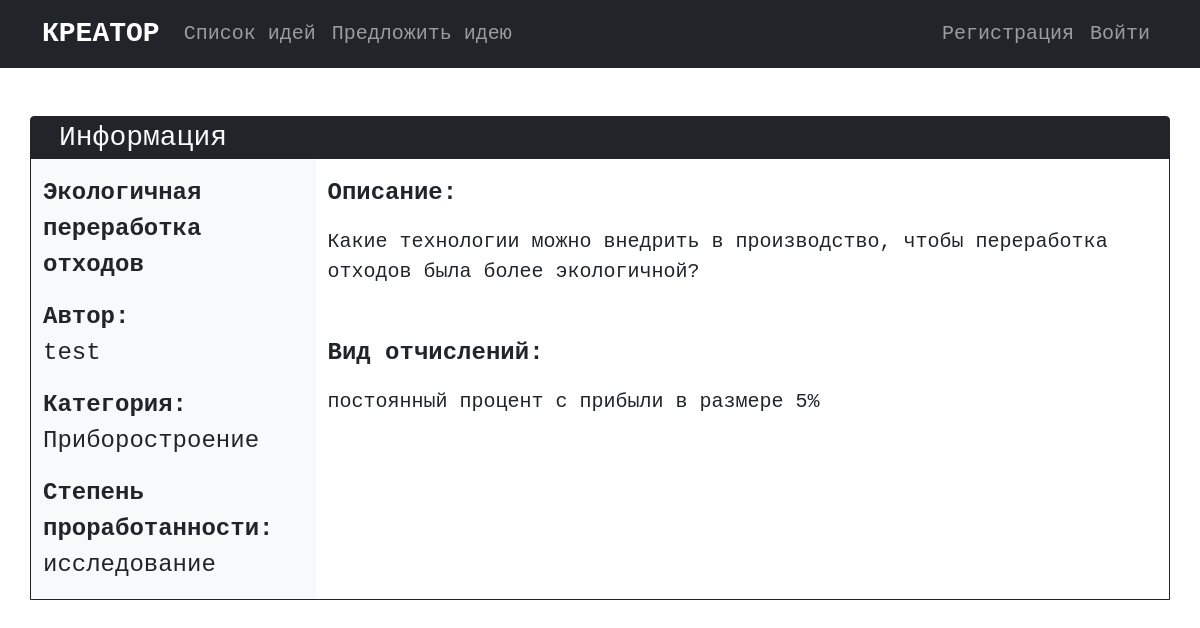
/idea.php?id=8, run on the app's committed database.
### tables this page shows
CREATE TABLE `ideas` (
  `IdeaID` int NOT NULL,
  `Title` text NOT NULL,
  `CategoryID` int NOT NULL,
  `Description` text NOT NULL,
  `UserID` int NOT NULL,
  `FeeID` int NOT NULL,
  `FeeAmount` int NOT NULL,
  `StageID` int NOT NULL
);

CREATE TABLE `users` (
  `UserID` int NOT NULL,
  `FIO` text NOT NULL,
  `Login` varchar(20) NOT NULL,
  `Password` varchar(40) NOT NULL,
  `E-mail` varchar(40) NOT NULL,
  `Career` text NOT NULL,
  `Status` int NOT NULL
);

CREATE TABLE `categories` (
  `CategoryID` int NOT NULL,
  `Title` text NOT NULL
);

CREATE TABLE `stages` (
  `StageID` int NOT NULL,
  `Title` text NOT NULL
);

CREATE TABLE `fees` (
  `FeeID` int NOT NULL,
  `Title` text NOT NULL
);

### idea.php (the view, shortened to what this page needs)
<html>
    <head>
        <link href="https://cdn.jsdelivr.net/npm/bootstrap@5.1.3/dist/css/bootstrap.min.css" rel="stylesheet">
    </head>
    <body class="font-monospace">
        <nav class="navbar navbar-expand-lg navbar-dark bg-dark">
            <div class="container">
                <a class="navbar-brand fs-3 fw-bold" href="/">КРЕАТОР</a>
                <div class="collapse navbar-collapse fs-5" id="navbarContent">
                    <ul class="navbar-nav me-auto">
                        <li class="nav-item">
                            <a class="nav-link" href="/ideas.php">Список идей</a>
                        </li>
                        <li class="nav-item">
                            <a class="nav-link" href="/suggest.php">Предложить идею</a>
                        </li>
                    </ul>
                    <ul class="navbar-nav">
                    <?php
                        if (!isset($_SESSION['userid']))
                        {
                            echo '<li class="nav-item">
                                <a class="nav-link" href="/registration.php">Регистрация</a>
                            </li>
                            <li class="nav-item">
                                <a class="nav-link" href="/login.php">Войти</a>
                            </li>';
                        }
                    ?>
                    </ul>
                </div>
            </div>
        </nav>
        <div class="container mt-5 mb-5 border border-dark rounded-top bg-dark">
            <div class="row text-light fs-3 ms-3">Информация</div>
            <div class="row bg-light">
                <div class="col-3 fs-4">
                    <?php
                        $database = mysqli_connect('localhost', 'root', '', 'creator');
                        $id = $_GET['id'];
                        $result = mysqli_query($database, "SELECT * FROM `ideas` WHERE `ideaid` = $id");
                        $row = mysqli_fetch_row($result);
                    ?>
                    <p class="fw-bold mt-3"><?php echo $row[1]; ?></p>
                    <p><b>Автор:</b><br><?php $author = mysqli_fetch_row(mysqli_query($database, "SELECT * FROM `users` WHERE `userid` = $row[4]")); echo $author[2]; ?></p>
                    <p><b>Категория:</b><br><?php $category = mysqli_fetch_row(mysqli_query($database, "SELECT `title` FROM `categories` WHERE `categoryid` = $row[2]")); echo $category[0]; ?></p>
                    <p><b>Степень проработанности:</b><br><?php $stage = mysqli_fetch_row(mysqli_query($database, "SELECT * FROM `stages` WHERE `stageid` = $row[7]")); echo $stage[1]; ?></p>
                </div>
                <div class="col bg-white">
                    <div class="mt-3 mb-5">
                        <p class="fw-bold fs-4">Описание:</p>
                        <p class="fs-5"><?php echo $row[3]; ?></p>
                    </div>
                    <div class="mb-3">
                        <p class="fw-bold fs-4">Вид отчислений:</p>
                        <?php
                            $fee = mysqli_fetch_row(mysqli_query($database, "SELECT * FROM `fees` WHERE `feeid` = $row[5]"));
                            if ($fee[0] == 1) { $fee_type = ' руб.'; }
                            else { $fee_type = '%'; }
                            echo '<p class="fs-5">'.$fee[1].' в размере '.$row[6], $fee_type.'</p>';
                        ?>
                    </div>
                </div>
            </div>
        </div>
    </body>
</html>

### data on the page
ideas: Title "Экологичная переработка отходов", Description "Какие технологии можно внедрить в производство, чтобы переработка отходов была более экологичной?", FeeAmount "5"
users: Login "test"
categories: Title "Приборостроение"
stages: Title "исследование"
fees: Title "постоянный процент с прибыли", FeeID "%"
